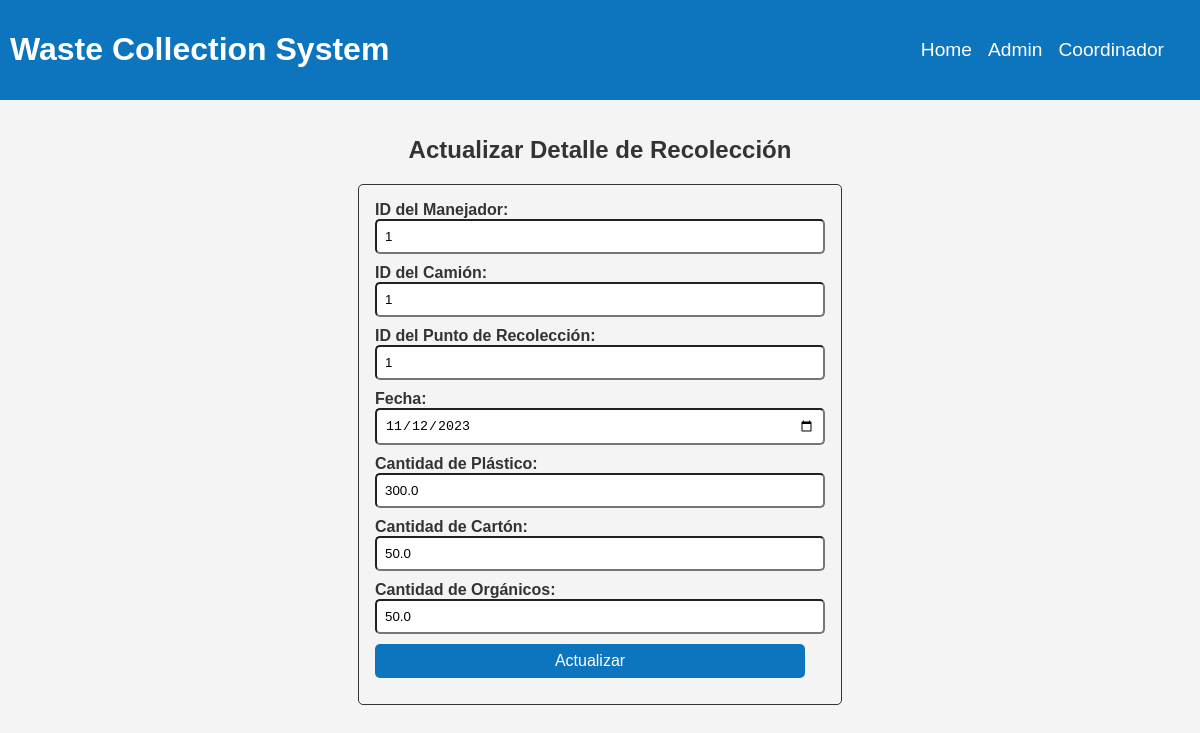
The page /detalles_recoleccion/actualizar/1 on the database its author committed.
### tables this page shows
CREATE TABLE DETALLES_RECOLECCION (
            ID INTEGER PRIMARY KEY AUTOINCREMENT,
            ID_MANEJADOR INTEGER,
            ID_CAMION INTEGER,
            ID_PUNTO_RECOLECCION INTEGER,  
            FECHA DATE NOT NULL,
            PLASTICO REAL NOT NULL,
            CARTON REAL NOT NULL,
            ORGANICOS REAL NOT NULL,
            FOREIGN KEY (ID_MANEJADOR) REFERENCES MANEJADORES(ID),
            FOREIGN KEY (ID_CAMION) REFERENCES CAMIONES(ID),
            FOREIGN KEY (ID_PUNTO_RECOLECCION) REFERENCES PUNTOS_RECOLECCION(ID) 
        );

### app/app.py (the view, shortened to what this page needs)
@app.route("/detalles_recoleccion/actualizar/<int:id>", methods=["GET", "POST"])
def actualizar_detalles(id):
    conn = sqlite3.connect('instance/WCS.db')
    cursor = conn.cursor()
    cursor.execute('SELECT * FROM DETALLES_RECOLECCION WHERE ID = ?', (id,))
    registro = cursor.fetchone()
    conn.close()
    return render_template("detalle_recoleccion/update.html", registro=registro)

### app/templates/detalle_recoleccion/update.html (shortened to what this page needs)
{% extends 'base.html' %}
{% block content%}
<div class="register_div">
    <h2>Actualizar Detalle de Recolección</h2>
    <form action="{{ url_for('actualizar_detalles', id=registro[0]) }}" method="post">
        <label for="id_manejador">ID del Manejador:</label><br>
        <input type="number" id="id_manejador" name="id_manejador" value="{{ registro[1] }}" required><br>
        <label for="id_camion">ID del Camión:</label><br>
        <input type="number" id="id_camion" name="id_camion" value="{{ registro[2] }}" required><br>
        <label for="id_punto_recoleccion">ID del Punto de Recolección:</label><br>
        <input type="number" id="id_punto_recoleccion" name="id_punto_recoleccion" value="{{ registro[3] }}"
            required><br>
        <label for="fecha">Fecha:</label><br>
        <input type="date" id="fecha" name="fecha" value="{{ registro[4] }}" required><br>
        <label for="plastico">Cantidad de Plástico:</label><br>
        <input type="number" id="plastico" name="plastico" step="0.01" value="{{ registro[5] }}" required><br>
        <label for="carton">Cantidad de Cartón:</label><br>
        <input type="number" id="carton" name="carton" step="0.01" value="{{ registro[6] }}" required><br>
        <label for="organicos">Cantidad de Orgánicos:</label><br>
        <input type="number" id="organicos" name="organicos" step="0.01" value="{{ registro[7] }}" required><br>
        <input class="btn" type="submit" value="Actualizar">
    </form>
</div>
{% endblock %}

### app/static/css/style.css (style rules this page uses)
body { font-family: "Arial", sans-serif; margin: 0; padding: 0; background-color: #f4f4f4; color: #333; }
.btn { background-color: #0d75be; color: #fff; border: none; padding: 10px; border-radius: 5px; cursor: pointer; font-size: 1rem; transition: all 0.3s ease-in-out; }
.btn { font-size: 1rem; text-decoration: none; text-align: center; padding: 1.025rem; }
.register_div { display: flex; justify-content: center; align-items: center; flex-direction: column; margin-top: 1rem; }
.register_div form { border: 1px solid #333; border-radius: 5px; text-decoration: none; font-weight: bold; width: 450px; transition: all 0.3s ease-in-out; padding: 1rem; align-items: center; margin-bottom: 1rem; }
.register_div input { padding: 8px; width: calc(100% - 20px); border-radius: 5px; margin-bottom: 10px; }

### rows shown on the page
DETALLES_RECOLECCION: id_manejador "1", id_camion "1", id_punto_recoleccion "1", fecha "11/12/2023", plastico "300.0", carton "50.0", organicos "50.0"
